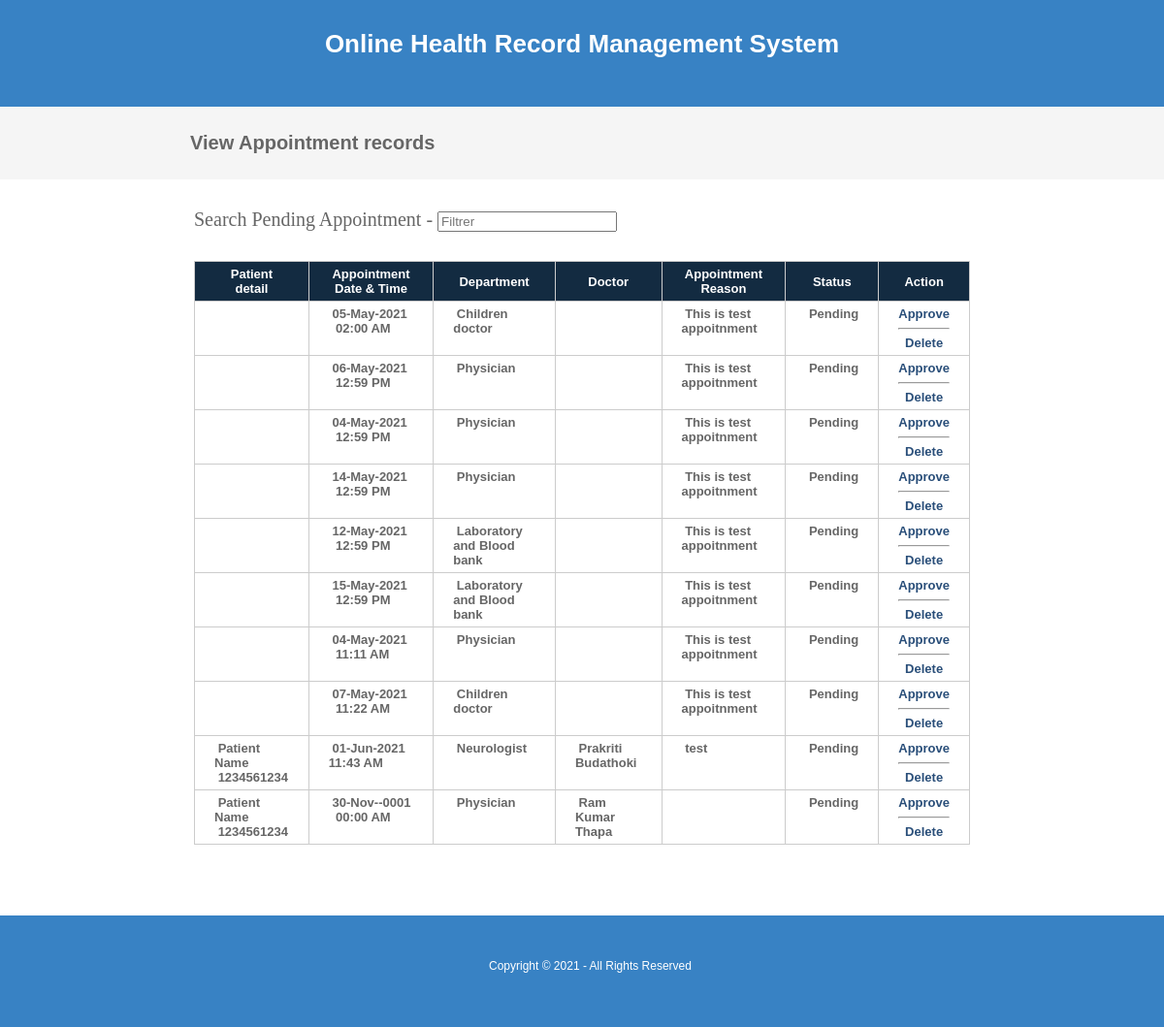
Page /viewappointmentpending.php on the earlier database version.
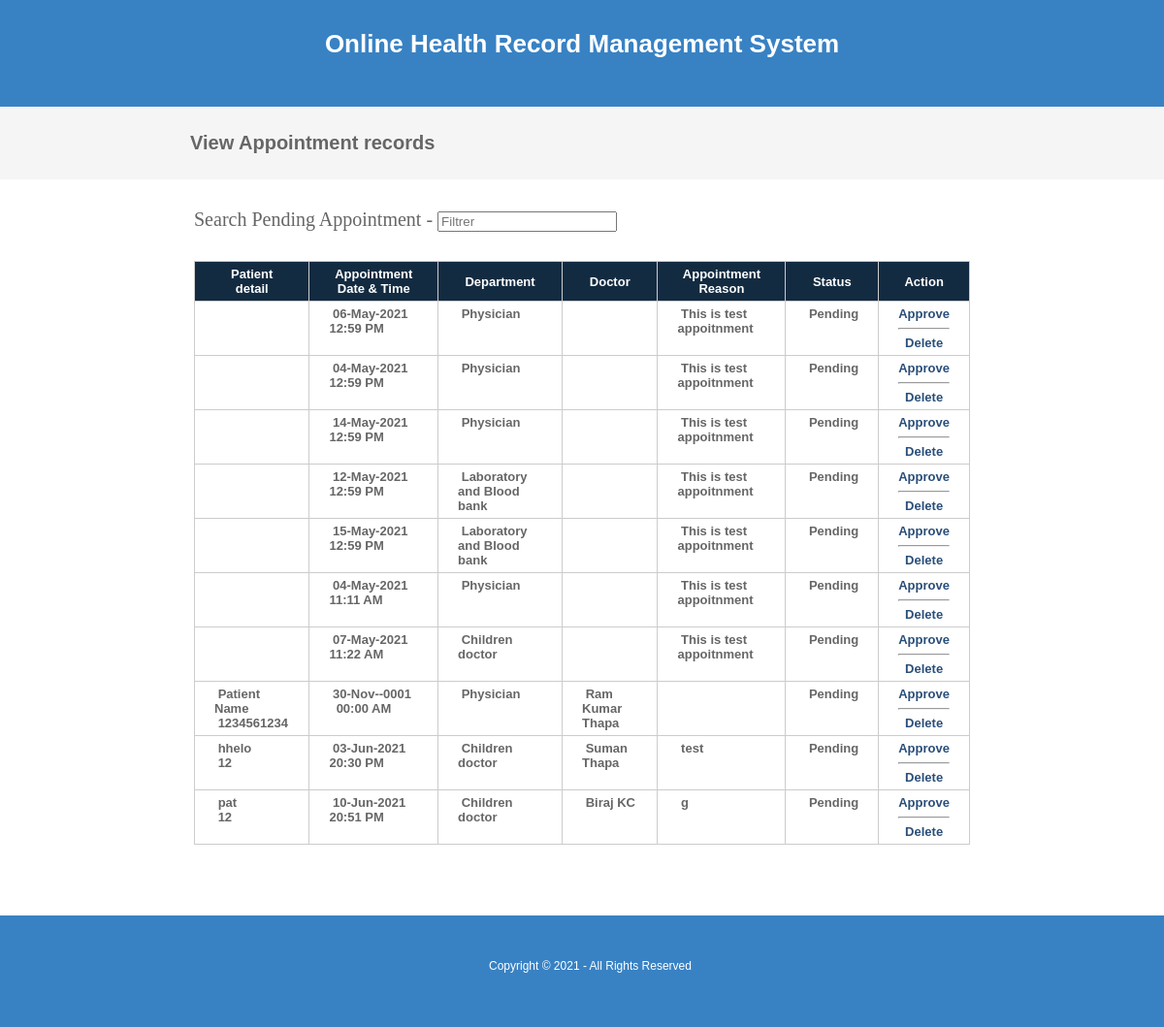
Same page on the later database version.
### tables this page shows
CREATE TABLE `appointment` (
  `appointmentid` int(10) NOT NULL,
  `appointmenttype` varchar(25) NOT NULL,
  `patientid` int(10) NOT NULL,
  `roomid` int(10) NOT NULL,
  `departmentid` int(10) NOT NULL,
  `appointmentdate` date NOT NULL,
  `appointmenttime` time NOT NULL,
  `doctorid` int(10) NOT NULL,
  `status` varchar(10) NOT NULL,
  `app_reason` text NOT NULL
);

CREATE TABLE `department` (
  `departmentid` int(10) NOT NULL,
  `departmentname` varchar(100) NOT NULL,
  `description` text NOT NULL,
  `status` varchar(10) NOT NULL
);

CREATE TABLE `patient` (
  `patientid` int(10) NOT NULL,
  `patientname` varchar(50) NOT NULL,
  `admissiondate` date NOT NULL,
  `admissiontime` time NOT NULL,
  `address` varchar(250) NOT NULL,
  `mobileno` varchar(15) NOT NULL,
  `city` varchar(25) NOT NULL,
  `pincode` varchar(20) NOT NULL,
  `loginid` varchar(50) NOT NULL,
  `password` varchar(25) NOT NULL,
  `bloodgroup` varchar(20) NOT NULL,
  `gender` varchar(10) NOT NULL,
  `dob` date NOT NULL,
  `status` varchar(10) NOT NULL
);

CREATE TABLE `doctor` (
  `doctorid` int(10) NOT NULL,
  `doctorname` varchar(50) NOT NULL,
  `mobileno` varchar(15) NOT NULL,
  `departmentid` int(10) NOT NULL,
  `loginid` varchar(25) NOT NULL,
  `password` varchar(25) NOT NULL,
  `status` varchar(10) NOT NULL,
  `education` varchar(25) NOT NULL,
  `experience` float(11,1) NOT NULL,
  `consultancy_charge` float(10,2) NOT NULL
);

### viewappointmentpending.php (the view, shortened to what this page needs)
<?php
include("headers.php");
include("dbconnection.php");
?>
<div class="wrapper col2">
  <div id="breadcrumb">
    <ul>
      <li class="first">View Appointment records</li></ul>
  </div>
</div>
<div class="wrapper col4">
  <div id="container">
<section class="container">
<h2>Search Pending Appointment - <input type="search" class="light-table-filter" data-table="order-table" placeholder="Filtrer" /></h2>
	<table class="order-table">
      <thead>
        <tr>
          <th>Patient detail</th>
          <th>Appointment Date &  Time</th>
          <th>Department</th>
          <th>Doctor</th>
          <th>Appointment Reason</th>
          <th>Status</th>
          <th><div align="center">Action</div></th>
        </tr>
        </thead>
        <tbody>
          <?php
		$sql ="SELECT * FROM appointment WHERE (status='Pending' OR status='Inactive')";
		$qsql = mysqli_query($con,$sql);
		while($rs = mysqli_fetch_array($qsql))
		{
			$sqlpat = "SELECT * FROM patient WHERE patientid='$rs[patientid]'";
			$qsqlpat = mysqli_query($con,$sqlpat);
			$rspat = mysqli_fetch_array($qsqlpat);
			$sqldept = "SELECT * FROM department WHERE departmentid='$rs[departmentid]'";
			$qsqldept = mysqli_query($con,$sqldept);
			$rsdept = mysqli_fetch_array($qsqldept);
			$sqldoc= "SELECT * FROM doctor WHERE doctorid='$rs[doctorid]'";
			$qsqldoc = mysqli_query($con,$sqldoc);
			$rsdoc = mysqli_fetch_array($qsqldoc);
        echo "<tr>
          <td>&nbsp;$rspat[patientname]<br>&nbsp;$rspat[mobileno]</td>
			 <td>&nbsp;" . date("d-M-Y",strtotime($rs[appointmentdate])) . " &nbsp; " . date("H:i A",strtotime($rs[appointmenttime])) . "</td>
		    <td>&nbsp;$rsdept[departmentname]</td>
			   <td>&nbsp;$rsdoc[doctorname]</td>
			    <td>&nbsp;$rs[app_reason]</td>
			    <td>&nbsp;$rs[status]</td>
          <td><div align='center'>";
		  if($rs[status] != "Approved")
		  {
				  if(!(isset($_SESSION[patientid])))
				  {
						  echo "<a href='appointmentapproval.php?editid=$rs[appointmentid]&patientid=$rs[patientid]'>Approve</a><hr>";
				  }
				 echo "  <a href='viewappointment.php?delid=$rs[appointmentid]'>Delete</a>";
		  }
		  else
		  {
				echo "<a href='patientreport.php?patientid=$rs[patientid]&appointmentid=$rs[appointmentid]'>View Report</a>";
		  }
		 echo "</center></td></tr>";
		}
		?>
      </tbody>
    </table>
    </section>
    <p>&nbsp;</p>
  </div>
</div>
<?php
include("footers.php");
?>

Differences in the rows shown:
no longer on this page (row edited): appointment: appointmentdate "05-May-2021", appointmenttime "02:00 AM", departmentid.departmentname "Children doctor", app_reason "This is test appoitnment", status "Pending"
no longer on this page (row edited): appointment: patientid.patientname "Patient Name", patientid.mobileno "1234561234", appointmentdate "01-Jun-2021", appointmenttime "11:43 AM", departmentid.departmentname "Neurologist", doctorid.doctorname "Prakriti Budathoki", app_reason "test", status "Pending"
added appointment: patientid.patientname "hhelo", patientid.mobileno "12", appointmentdate "03-Jun-2021", appointmenttime "20:30 PM", departmentid.departmentname "Children doctor", doctorid.doctorname "Suman Thapa", app_reason "test", status "Pending"
added appointment: patientid.patientname "pat", patientid.mobileno "12", appointmentdate "10-Jun-2021", appointmenttime "20:51 PM", departmentid.departmentname "Children doctor", doctorid.doctorname "Biraj KC", app_reason "g", status "Pending"
